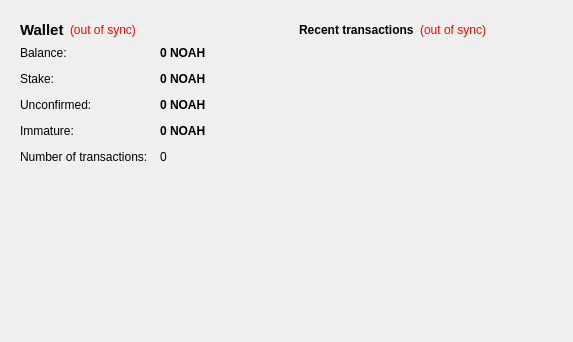
<?xml version="1.0" encoding="UTF-8"?>
<ui version="4.0">
 <class>OverviewPage</class>
 <widget class="QWidget" name="OverviewPage">
  <property name="geometry">
   <rect>
    <x>0</x>
    <y>0</y>
    <width>573</width>
    <height>342</height>
   </rect>
  </property>
  <property name="windowTitle">
   <string>Form</string>
  </property>
  <property name="styleSheet">
   <string notr="true">#OverviewPage {  }</string>
  </property>
  <layout class="QHBoxLayout" name="horizontalLayout" stretch="1,1">
   <item>
    <layout class="QVBoxLayout" name="verticalLayout_2">
     <item>
      <widget class="QFrame" name="frame">
       <property name="styleSheet">
        <string notr="true"/>
       </property>
       <layout class="QVBoxLayout" name="verticalLayout_4">
        <item>
         <layout class="QHBoxLayout" name="horizontalLayout_4">
          <item>
           <widget class="QLabel" name="label_5">
            <property name="font">
             <font>
              <pointsize>11</pointsize>
              <weight>75</weight>
              <bold>true</bold>
             </font>
            </property>
            <property name="styleSheet">
             <string notr="true"></string>
            </property>
            <property name="text">
             <string>Wallet</string>
            </property>
           </widget>
          </item>
          <item>
           <widget class="QLabel" name="labelWalletStatus">
            <property name="toolTip">
             <string>The displayed information may be out of date. Your wallet automatically synchronizes with the Noahcoin network after a connection is established, but this process has not completed yet.</string>
            </property>
            <property name="styleSheet">
             <string notr="true">QLabel { color: red; }</string>
            </property>
            <property name="text">
             <string notr="true">(out of sync)</string>
            </property>
            <property name="alignment">
             <set>Qt::AlignLeading|Qt::AlignLeft|Qt::AlignVCenter</set>
            </property>
           </widget>
          </item>
          <item>
           <spacer name="horizontalSpacer_2">
            <property name="orientation">
             <enum>Qt::Horizontal</enum>
            </property>
            <property name="sizeHint" stdset="0">
             <size>
              <width>40</width>
              <height>20</height>
             </size>
            </property>
           </spacer>
          </item>
         </layout>
        </item>
        <item>
         <layout class="QFormLayout" name="formLayout_2">
          <property name="fieldGrowthPolicy">
           <enum>QFormLayout::AllNonFixedFieldsGrow</enum>
          </property>
          <property name="horizontalSpacing">
           <number>12</number>
          </property>
          <property name="verticalSpacing">
           <number>12</number>
          </property>
          <item row="0" column="0">
           <widget class="QLabel" name="label">
            <property name="styleSheet">
             <string notr="true"></string>
            </property>
            <property name="text">
             <string>Balance:</string>
            </property>
           </widget>
          </item>
          <item row="0" column="1">
           <widget class="QLabel" name="labelBalance">
            <property name="font">
             <font>
              <weight>75</weight>
              <bold>true</bold>
             </font>
            </property>
            <property name="cursor">
             <cursorShape>IBeamCursor</cursorShape>
            </property>
            <property name="toolTip">
             <string>Your current balance</string>
            </property>
            <property name="styleSheet">
             <string notr="true"></string>
            </property>
            <property name="text">
             <string notr="true">0 NOAH</string>
            </property>
            <property name="textInteractionFlags">
             <set>Qt::LinksAccessibleByMouse|Qt::TextSelectableByKeyboard|Qt::TextSelectableByMouse</set>
            </property>
           </widget>
          </item>
          <item row="1" column="0">
           <widget class="QLabel" name="label_6">
            <property name="styleSheet">
             <string notr="true"></string>
            </property>
            <property name="text">
             <string>Stake:</string>
            </property>
           </widget>
          </item>
          <item row="1" column="1">
           <widget class="QLabel" name="labelStake">
            <property name="font">
             <font>
              <weight>75</weight>
              <bold>true</bold>
             </font>
            </property>
            <property name="cursor">
             <cursorShape>IBeamCursor</cursorShape>
            </property>
            <property name="toolTip">
             <string>Total of coins that was staked, and do not yet count toward the current balance</string>
            </property>
            <property name="styleSheet">
             <string notr="true"></string>
            </property>
            <property name="text">
             <string notr="true">0 NOAH</string>
            </property>
            <property name="textInteractionFlags">
             <set>Qt::LinksAccessibleByMouse|Qt::TextSelectableByKeyboard|Qt::TextSelectableByMouse</set>
            </property>
           </widget>
          </item>
          <item row="2" column="0">
           <widget class="QLabel" name="label_3">
            <property name="styleSheet">
             <string notr="true"></string>
            </property>
            <property name="text">
             <string>Unconfirmed:</string>
            </property>
           </widget>
          </item>
          <item row="2" column="1">
           <widget class="QLabel" name="labelUnconfirmed">
            <property name="font">
             <font>
              <weight>75</weight>
              <bold>true</bold>
             </font>
            </property>
            <property name="cursor">
             <cursorShape>IBeamCursor</cursorShape>
            </property>
            <property name="toolTip">
             <string>Total of transactions that have yet to be confirmed, and do not yet count toward the current balance</string>
            </property>
            <property name="styleSheet">
             <string notr="true"></string>
            </property>
            <property name="text">
             <string notr="true">0 NOAH</string>
            </property>
            <property name="textInteractionFlags">
             <set>Qt::LinksAccessibleByMouse|Qt::TextSelectableByKeyboard|Qt::TextSelectableByMouse</set>
            </property>
           </widget>
          </item>
          <item row="3" column="0">
           <widget class="QLabel" name="labelImmatureText">
            <property name="styleSheet">
             <string notr="true"></string>
            </property>
            <property name="text">
             <string>Immature:</string>
            </property>
           </widget>
          </item>
          <item row="3" column="1">
           <widget class="QLabel" name="labelImmature">
            <property name="font">
             <font>
              <weight>75</weight>
              <bold>true</bold>
             </font>
            </property>
            <property name="toolTip">
             <string>Mined balance that has not yet matured</string>
            </property>
            <property name="styleSheet">
             <string notr="true"></string>
            </property>
            <property name="text">
             <string notr="true">0 NOAH</string>
            </property>
            <property name="textInteractionFlags">
             <set>Qt::LinksAccessibleByMouse|Qt::TextSelectableByKeyboard|Qt::TextSelectableByMouse</set>
            </property>
           </widget>
          </item>
          <item row="4" column="0">
           <widget class="QLabel" name="label_2">
            <property name="styleSheet">
             <string notr="true"></string>
            </property>
            <property name="text">
             <string>Number of transactions:</string>
            </property>
           </widget>
          </item>
          <item row="4" column="1">
           <widget class="QLabel" name="labelNumTransactions">
            <property name="toolTip">
             <string>Total number of transactions in wallet</string>
            </property>
            <property name="styleSheet">
             <string notr="true"></string>
            </property>
            <property name="text">
             <string notr="true">0</string>
            </property>
           </widget>
          </item>
         </layout>
        </item>
       </layout>
      </widget>
     </item>
     <item>
      <spacer name="verticalSpacer">
       <property name="orientation">
        <enum>Qt::Vertical</enum>
       </property>
       <property name="sizeHint" stdset="0">
        <size>
         <width>20</width>
         <height>40</height>
        </size>
       </property>
      </spacer>
     </item>
     <item>
      <widget class="QLabel" name="label_6">
       <property name="text">
        <string/>
       </property>
       <property name="pixmap">
        <pixmap resource="../bitcoin.qrc">:/images/backg</pixmap>
       </property>
       <property name="scaledContents">
        <bool>false</bool>
       </property>
       <property name="alignment">
        <set>Qt::AlignCenter</set>
       </property>
       <property name="margin">
        <number>-2</number>
       </property>
      </widget>
     </item>
    </layout>
   </item>
   <item>
    <layout class="QVBoxLayout" name="verticalLayout_3">
     <item>
      <widget class="QFrame" name="frame_2">
       <property name="styleSheet">
        <string notr="true"/>
       </property>
       <layout class="QVBoxLayout" name="verticalLayout">
        <item>
         <layout class="QHBoxLayout" name="horizontalLayout_2">
          <item>
           <widget class="QLabel" name="label_4">
            <property name="styleSheet">
             <string notr="true"></string>
            </property>
            <property name="text">
             <string>&lt;b&gt;Recent transactions&lt;/b&gt;</string>
            </property>
           </widget>
          </item>
          <item>
           <widget class="QLabel" name="labelTransactionsStatus">
            <property name="toolTip">
             <string>The displayed information may be out of date. Your wallet automatically synchronizes with the Noahcoin network after a connection is established, but this process has not completed yet.</string>
            </property>
            <property name="styleSheet">
             <string notr="true">QLabel { color: red; }</string>
            </property>
            <property name="text">
             <string notr="true">(out of sync)</string>
            </property>
            <property name="alignment">
             <set>Qt::AlignRight|Qt::AlignTrailing|Qt::AlignVCenter</set>
            </property>
           </widget>
          </item>
          <item>
           <spacer name="horizontalSpacer">
            <property name="orientation">
             <enum>Qt::Horizontal</enum>
            </property>
            <property name="sizeHint" stdset="0">
             <size>
              <width>40</width>
              <height>20</height>
             </size>
            </property>
           </spacer>
          </item>
         </layout>
        </item>
        <item>
         <widget class="QListView" name="listTransactions">
          <property name="styleSheet">
           <string notr="true">QListView { background: transparent; }</string>
          </property>
          <property name="frameShape">
           <enum>QFrame::NoFrame</enum>
          </property>
          <property name="verticalScrollBarPolicy">
           <enum>Qt::ScrollBarAlwaysOff</enum>
          </property>
          <property name="horizontalScrollBarPolicy">
           <enum>Qt::ScrollBarAlwaysOff</enum>
          </property>
          <property name="selectionMode">
           <enum>QAbstractItemView::NoSelection</enum>
          </property>
         </widget>
        </item>
       </layout>
      </widget>
     </item>
     <item>
      <spacer name="verticalSpacer_2">
       <property name="orientation">
        <enum>Qt::Vertical</enum>
       </property>
       <property name="sizeHint" stdset="0">
        <size>
         <width>20</width>
         <height>40</height>
        </size>
       </property>
      </spacer>
     </item>
    </layout>
   </item>
  </layout>
 </widget>
 <resources>
  <include location="../bitcoin.qrc"/>
 </resources>
 <connections/>
</ui>
